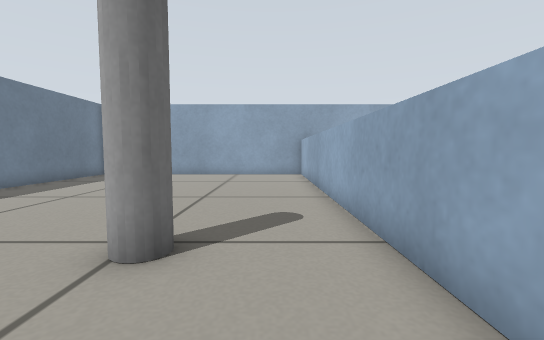
view 1 (above)

16 first-person views from a walk through a robot-simulator world made for Gazebo. The camera is 0.34 m above the floor, tilts 4° down and sees 90° across. The floor is counted in squares, 0.25 m on a side. Each view is taken from the middle of a square. On the plan, view 1 faces up. The plan holds only what a view shows up to about 13 squares ahead; the rest is blank.

view 2
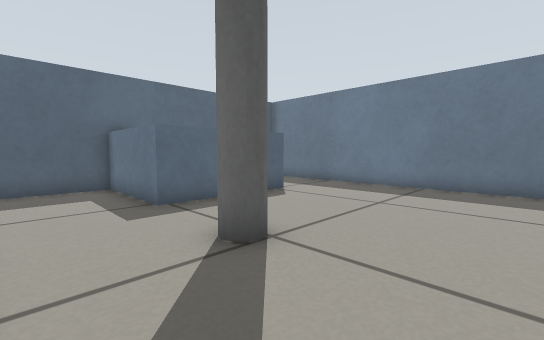

view 3
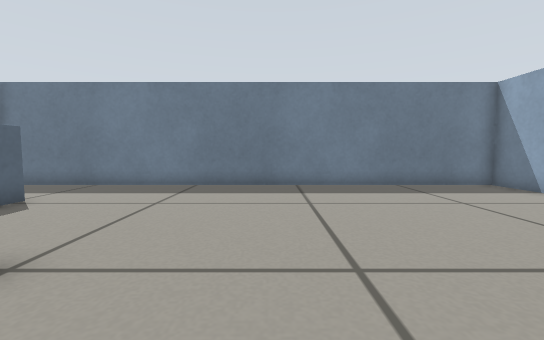

view 4
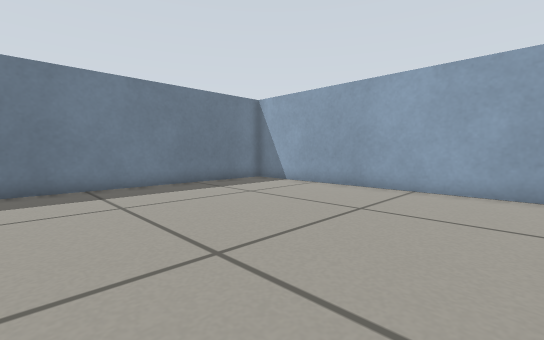

view 5
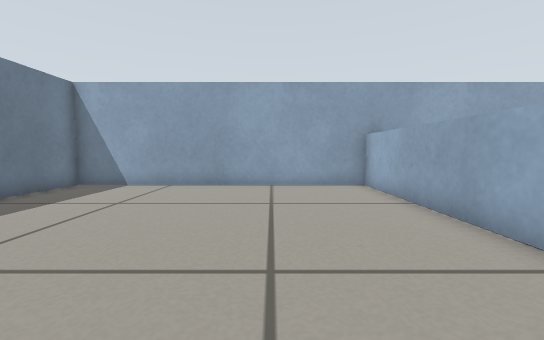

view 6
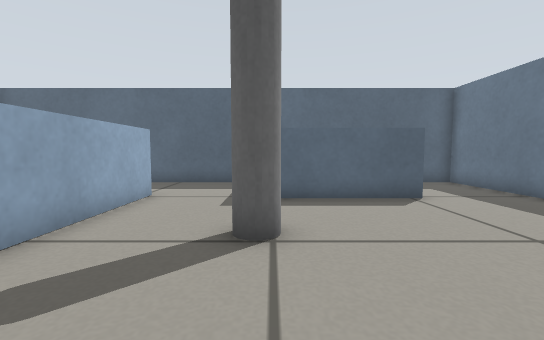

view 7
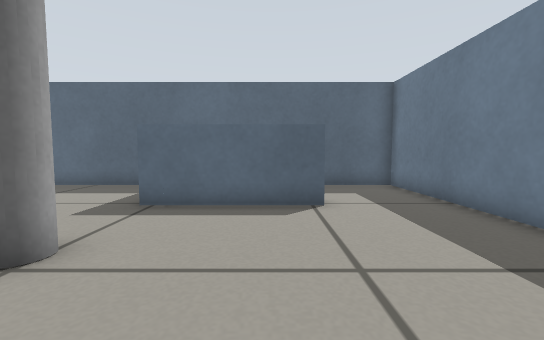

view 8
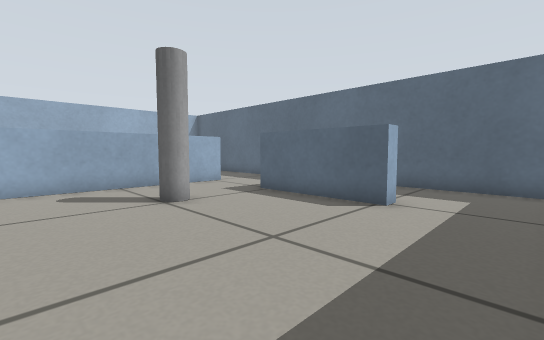

view 9
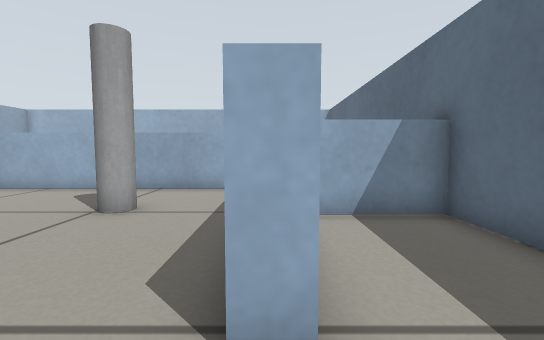

view 10
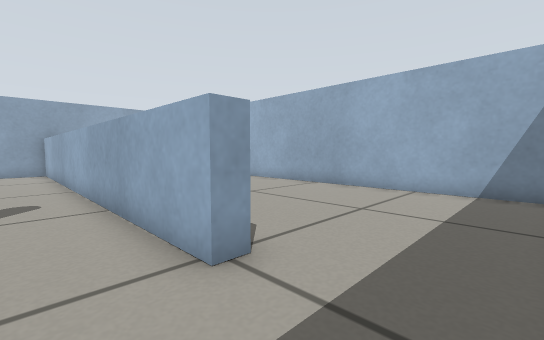

view 11
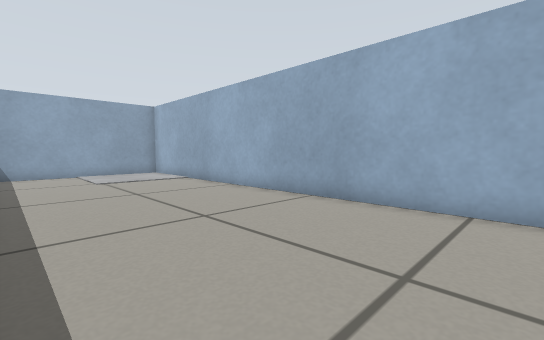

view 12
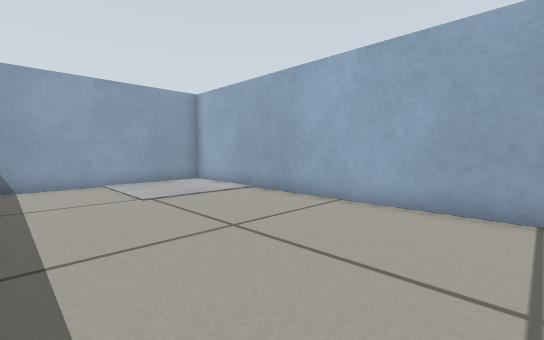

view 13
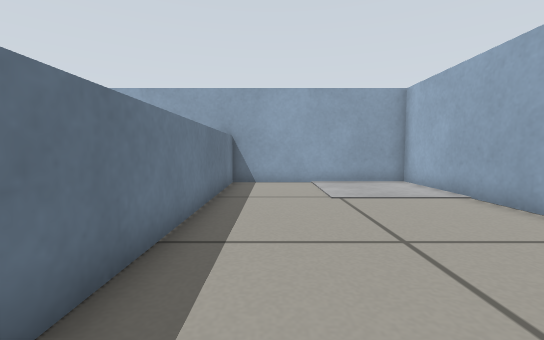

view 14
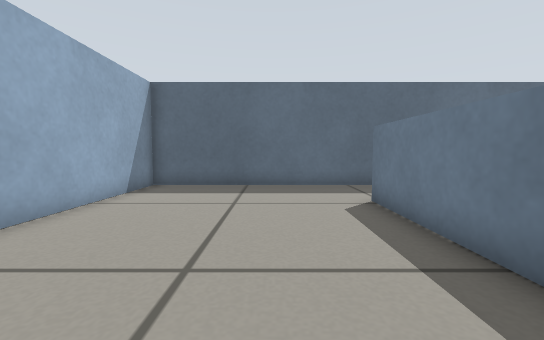

view 15
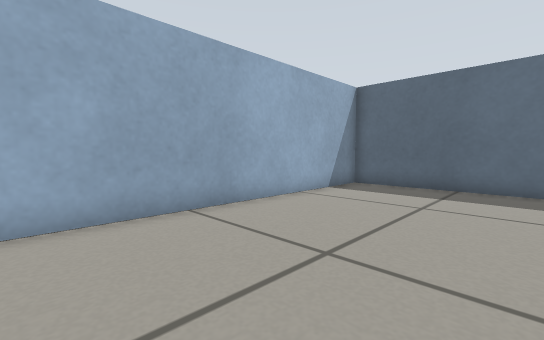

view 16
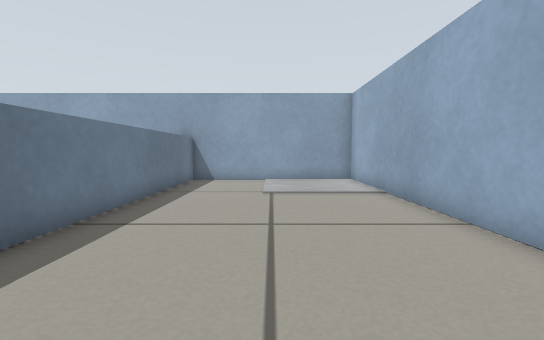

### Floor plan
Ten units are one square. View 1 is at (0, 0); x grows to the right and y downward. Boxes are objects, and circles mark ways between rooms. Rooms are numbered by the first view taken in them; rooms with no view inside come last. Other rooms are left out.
<svg viewBox="-102 -163 204 206">
<path fill="none" stroke="#000" d="M-17 -3 -17 38M-20 37 15 37M-63 4 -63 -3 -17 -3M20 -157 -97 -157 -97 5M17 3 17 -158M23 -158 23 3 17 3M15 37 97 37 97 -157 20 -157M-97 5 -97 37 -20 37M-23 38 -23 10"/>
<rect x="-25" y="-45" width="20" height="20" fill="#bbb"><title>grey pole</title></rect>
<circle cx="0" cy="0" r="3" fill="#2a7"/>
<circle cx="20" cy="20" r="3" fill="#2a7"/>
<circle cx="-80" cy="0" r="3" fill="#2a7"/>
<text x="0" y="10">1</text>
<text x="-40" y="-80">2</text>
<text x="60" y="-60">3</text>
<text x="-60" y="20">4</text>
</svg>
Room 1 opens to room 2. Room 1 opens to room 3. Room 2 opens to room 4.

Where each view was taken, in squares from view 1:
view 1: 0 up, 0 right, facing up
view 2: 7 up, 1 right, facing down-left
view 3: 7 up, 1 right, facing left
view 4: 6 up, 1 right, facing up-left
view 5: 5 up, 2 left, facing up
view 6: 8 up, 2 left, facing down
view 7: 7 up, 5 left, facing down
view 8: 7 up, 9 left, facing down-right
view 9: 0 up, 8 left, facing right
view 10: 3 down, 0 right, facing up-right
view 11: 1 down, 3 right, facing up-right
view 12: 4 up, 3 right, facing up-right
view 13: 4 up, 4 right, facing up
view 14: 7 up, 5 right, facing down
view 15: 7 up, 4 right, facing down-right
view 16: 3 up, 6 right, facing up
